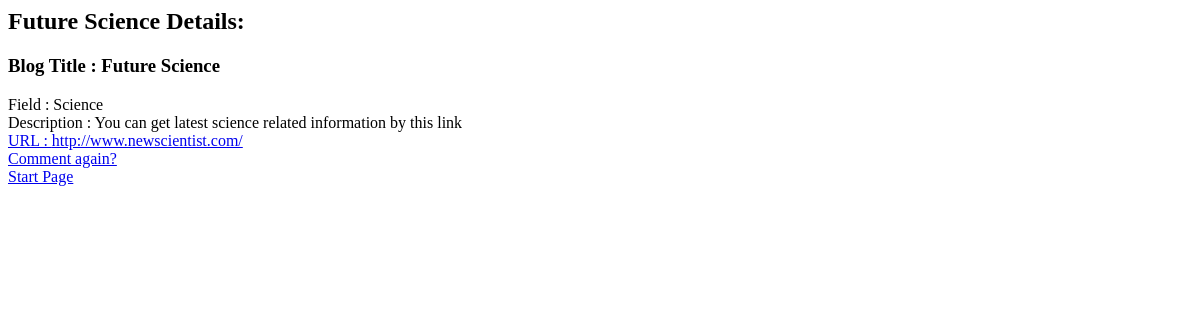
/blogs/2/results/, run on an earlier commit of the app's database.
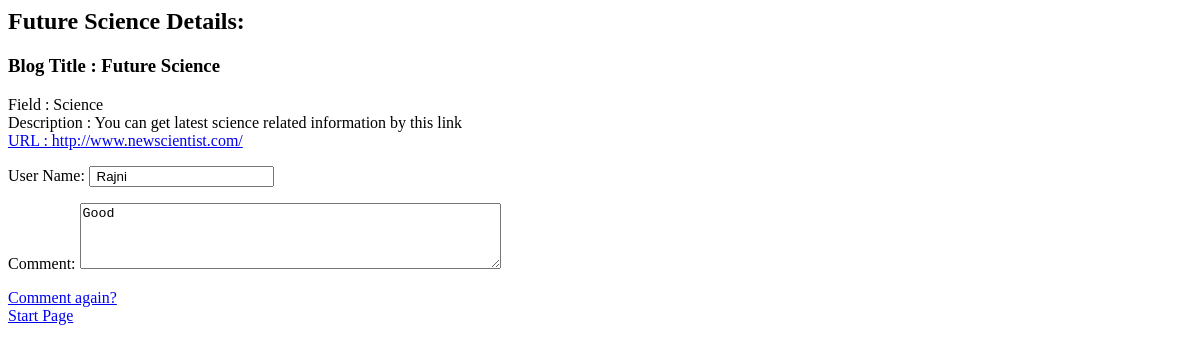
And on a later commit of the database.
### blogs/models.py (models this page shows, shortened)
class Blog(models.Model):
    BUILDING_MATERIALS = (
        ('Genral', 'Genral'),
        ('Science', 'Science'),
        ('IT Scotor', 'IT Scotor'),
        ('History', 'History'),
        ('New Teachnology', 'New Teachnology'),
    )
    Blog_Title = models.CharField(max_length=200)
    Blog_Field = models.CharField(
        max_length=100, choices=BUILDING_MATERIALS, null=False)
    URL = models.URLField()
    Blog_Description = models.TextField()
    pub_date = models.CharField(max_length=40)
    Like = models.IntegerField(default=0)

class Action(models.Model):
    Blog_Title = models.ForeignKey(Blog)
    User_Name = models.CharField(max_length=50)
    Comment = models.TextField()
    Like = models.IntegerField(default=0)

### blogs/views.py (the view)
# urls.py: url(r'^(?P<blog_id>\d+)/results/$',
def results(request, blog_id):
    blog = get_object_or_404(Blog, pk=blog_id)
    return render(request, 'blogs/results.html', {'blog': blog})

### templates/blogs/results.html
<h2>{{ blog.Blog_Title }} Details:<h2>
<h3>Blog Title : {{ blog.Blog_Title }}</h3>
<a>Field : {{blog.Blog_Field}}</a><br>
<a>Description : {{blog.Blog_Description}}</a><br>
<a href={{blog.URL}}>URL : {{blog.URL}}</a><br>
{% for rec in blog.action_set.all %}
<p><label for="id_name">User Name:</label>
   <input type="text" name="user_name" id="user_name_{{blog.id}}" value="{{rec.User_Name}} " ></p>
<p><label for="id_comment">Comment:</label>
  <textarea rows="4" cols="50" name="comment" id="comment_{{blog.id}}" value="">{{rec.Comment}}</textarea><p>
{% endfor %}
<a href="{% url 'blogs:detail' blog.id %}">Comment again?</a><br>
<a href="{% url 'blogs:index' %}">Start Page</a>

What changed in the data, as far as the page shows it:
added Action: user_name "Rajni", {{ blog.id }} "Good"
